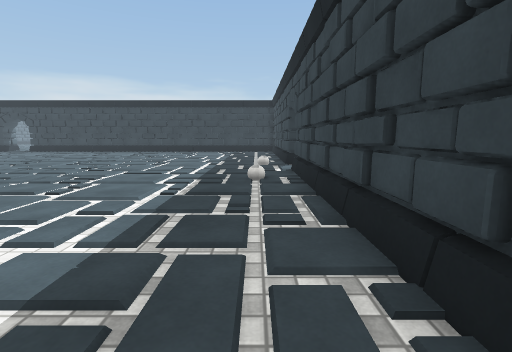
view 1 (above)

18 first-person views from a walk through a 3-D level made in the Unity game engine. The camera is 1.2 m above the floor, tilts 8° down and sees 85° across. The floor is counted in squares, 1 m on a side. Each view is taken from the middle of a square. On the plan, view 1 faces up. The plan holds only what a view shows up to about 13 squares ahead; the rest is blank. The place goes on beyond the plan. The player is left out. Some animated figures are not drawn. Door leaves are left out, so doorways stand open. Surface patterns are stand-ins for the level's own textures.

view 2
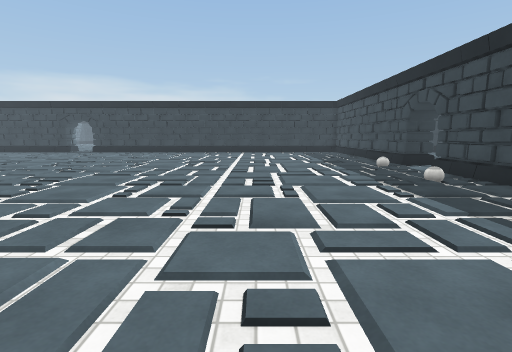

view 3
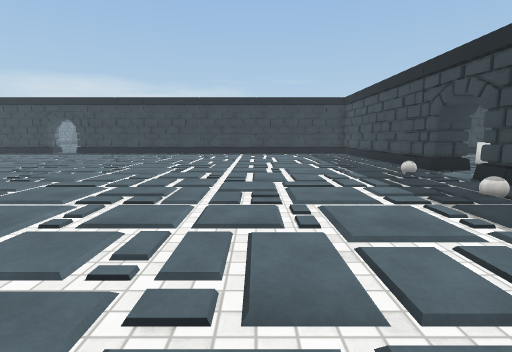

view 4
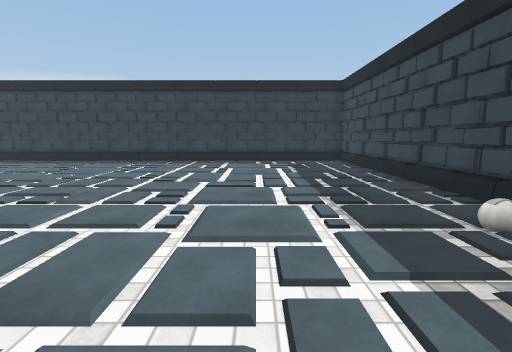

view 5
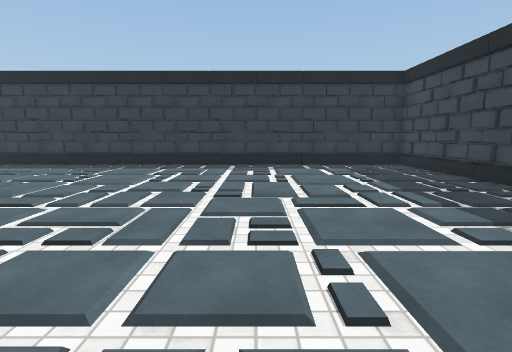

view 6
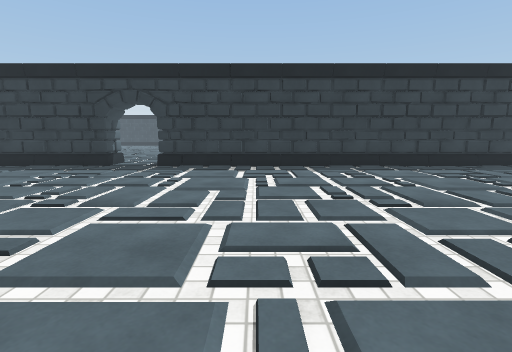

view 7
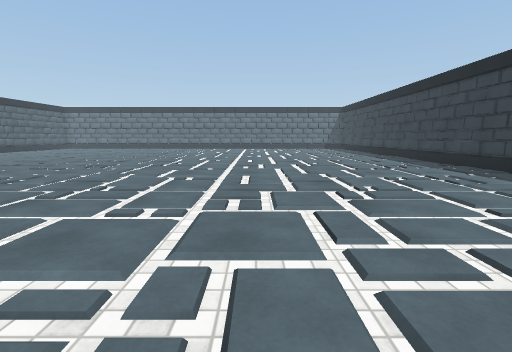

view 8
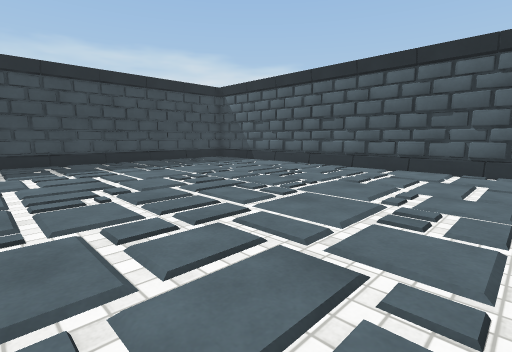

view 9
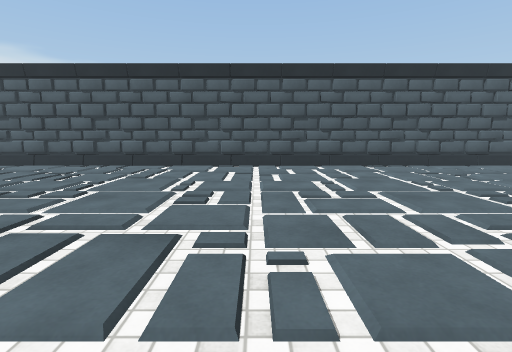

view 10
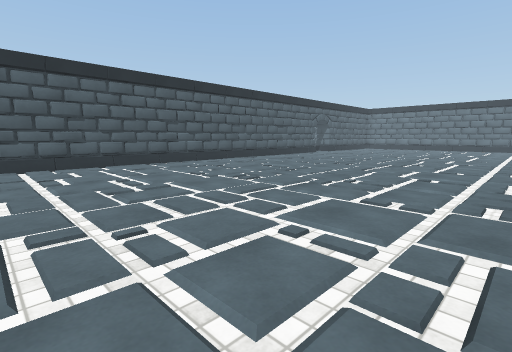

view 11
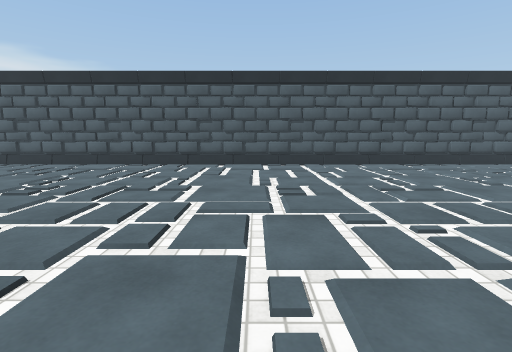

view 12
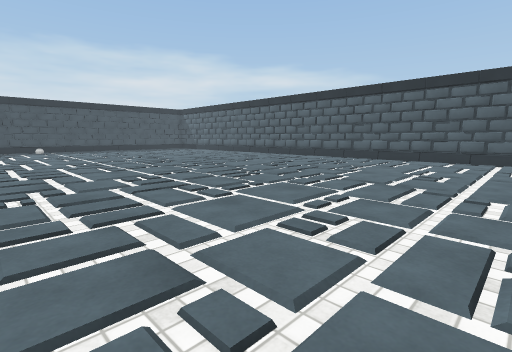

view 13
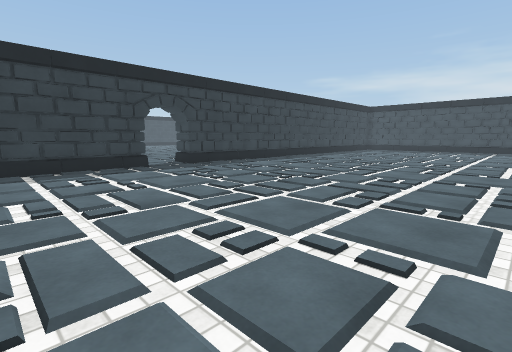

view 14
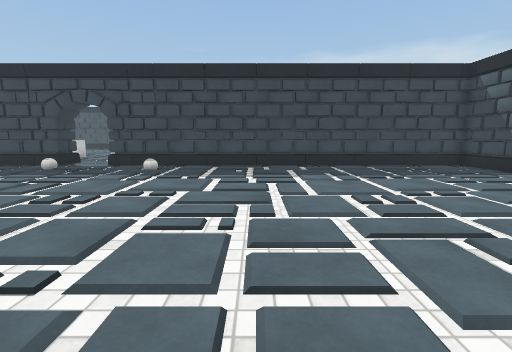

view 15
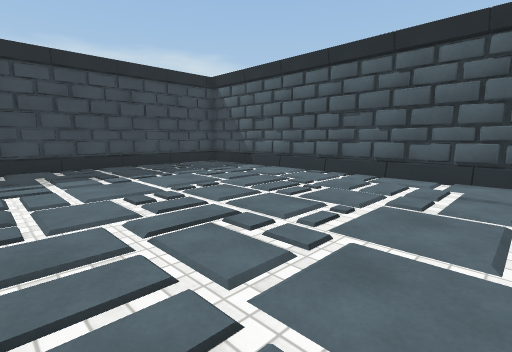

view 16
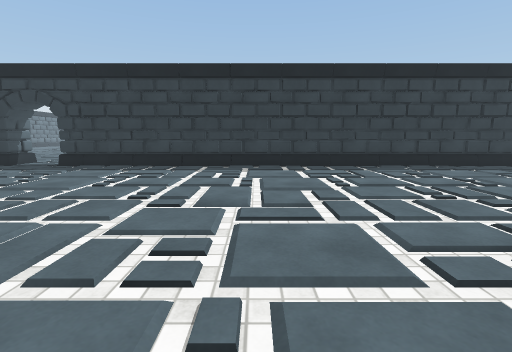

view 17
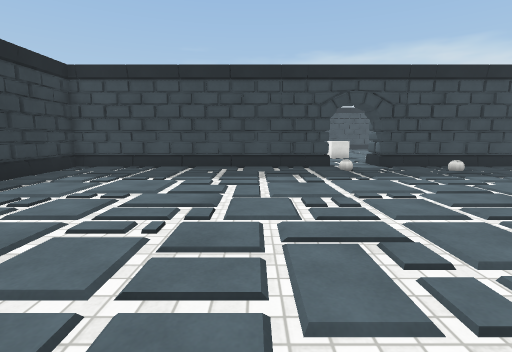

view 18
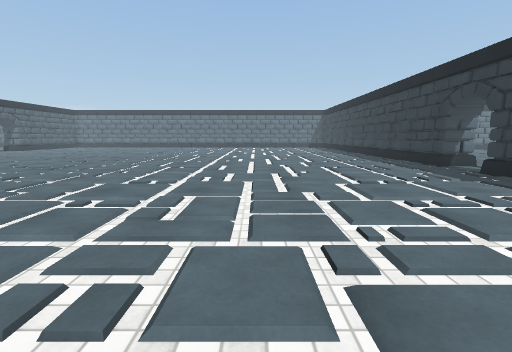

### Floor plan
Points are (right, up) in squares from view 1. A wall is a line through its corners. A room is listed if a view was taken in it or the views show most of it. See-through windows are left out.
Room 1 (views 1, 2, 3, 4, 5, 6, 7, 8, 9, 10, 11, 12, 13, 14, 15, 16, 17, 18)
walls: (-12.1, -4.3) (-11.5, -4.5); (1.3, 8.9) (1.5, 9.5); (-13.3, 22.3) (-13.9, 22.6); (-9.5, -4.2) (-9.1, -4.4); (-11.5, 22.5) (-12.1, 22.3); (-14.7, -4.3) (-14, -4.6); (-9.3, 22.3) (-10, 22.6); (-13.5, 22.5) (-14.1, 22.3); (-10.5, 22.5) (-11.1, 22.2); (-14.6, -4.5) (-14, -4.2); (-7.9, 22.2) (-8.5, 22.4); (1.5, 12.5) (1.2, 13.1); (1.2, 4.4) (1.5, 4.9); (-16.9, 22.2) (-17.5, 22.5); (-7.4, -4.4) (-7, -4.2); (2.2, 11.8) (1.4, 12) (1.4, 22.4) (-18, 22.4); (-6.6, -4.5) (-5.9, -4.2); (-6.5, -4.6) (-6.2, -4.2); (1.3, 2.3) (1.6, 3); (1.5, 2.5) (1.2, 3.1); (1.2, 1.5) (1.4, 2); (-4.5, -4.5) (-4, -4.2); (-4.5, -4.6) (-4.2, -4.2); (-19.9, 23) (-20, 22.4) (-25.2, 22.4); (-3, -4.5) (-2.4, -4.2); (-21.3, 22.3) (-21.9, 22.6); (-21.5, 22.5) (-22.1, 22.2); (1.5, 18.5) (1.2, 19); (-2.4, -4.6) (-2.2, -4.2); (-20, 23.6) (-20, 22.4); (-20.2, 23.5) (-20.2, 22.4); (-22.7, -4.3) (-22.1, -4.6); (-1.3, 22.3) (-1.9, 22.5); (1.4, -1.7) (1.6, -1.1); (-23.5, 22.5) (-24, 22.2); (0, 22.2) (-0.5, 22.5); (-25.5, -4.4) (1.4, -4.4) (1.4, 10)
ways out: open door at (2, 11)

Positions as (right, up) in squares from view 1, and headings:
1: (0, 0), facing up
2: (-5, 0), facing up
3: (-5, 2), facing up
4: (-3, 8), facing up
5: (-5, 10), facing up
6: (-14, 11), facing up
7: (-12, 14), facing left
8: (-12, 6), facing down-right
9: (-12, 7), facing down
10: (-11, 8), facing down-left
11: (-16, 8), facing down
12: (-25, 11), facing down-right
13: (-25, 11), facing up-right
14: (-10, 4), facing right
15: (-10, 4), facing down-right
16: (-10, 11), facing up
17: (-10, 15), facing right
18: (-9, 15), facing left
